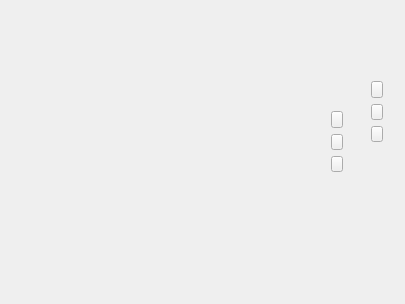
<?xml version="1.0" encoding="UTF-8"?>
<ui version="4.0">
 <class>Widget</class>
 <widget class="QWidget" name="Widget">
  <property name="geometry">
   <rect>
    <x>0</x>
    <y>0</y>
    <width>405</width>
    <height>304</height>
   </rect>
  </property>
  <property name="windowTitle">
   <string>Widget</string>
  </property>
  <widget class="QWidget" name="widget" native="true">
   <property name="geometry">
    <rect>
     <x>0</x>
     <y>0</y>
     <width>400</width>
     <height>300</height>
    </rect>
   </property>
   <widget class="QWidget" name="layoutWidget">
    <property name="geometry">
     <rect>
      <x>320</x>
      <y>100</y>
      <width>34</width>
      <height>83</height>
     </rect>
    </property>
    <layout class="QVBoxLayout" name="verticalLayout">
     <item>
      <widget class="QPushButton" name="Set">
       <property name="text">
        <string/>
       </property>
      </widget>
     </item>
     <item>
      <widget class="QPushButton" name="Close">
       <property name="text">
        <string/>
       </property>
      </widget>
     </item>
     <item>
      <widget class="QPushButton" name="Minimum">
       <property name="text">
        <string/>
       </property>
      </widget>
     </item>
    </layout>
   </widget>
   <widget class="QWidget" name="layoutWidget">
    <property name="geometry">
     <rect>
      <x>360</x>
      <y>70</y>
      <width>34</width>
      <height>83</height>
     </rect>
    </property>
    <layout class="QVBoxLayout" name="verticalLayout_2">
     <item>
      <widget class="QPushButton" name="Snap">
       <property name="text">
        <string/>
       </property>
      </widget>
     </item>
     <item>
      <widget class="QPushButton" name="BG">
       <property name="text">
        <string/>
       </property>
      </widget>
     </item>
     <item>
      <widget class="QPushButton" name="Save_BG">
       <property name="text">
        <string/>
       </property>
      </widget>
     </item>
    </layout>
   </widget>
  </widget>
 </widget>
 <layoutdefault spacing="6" margin="11"/>
 <resources/>
 <connections/>
</ui>
